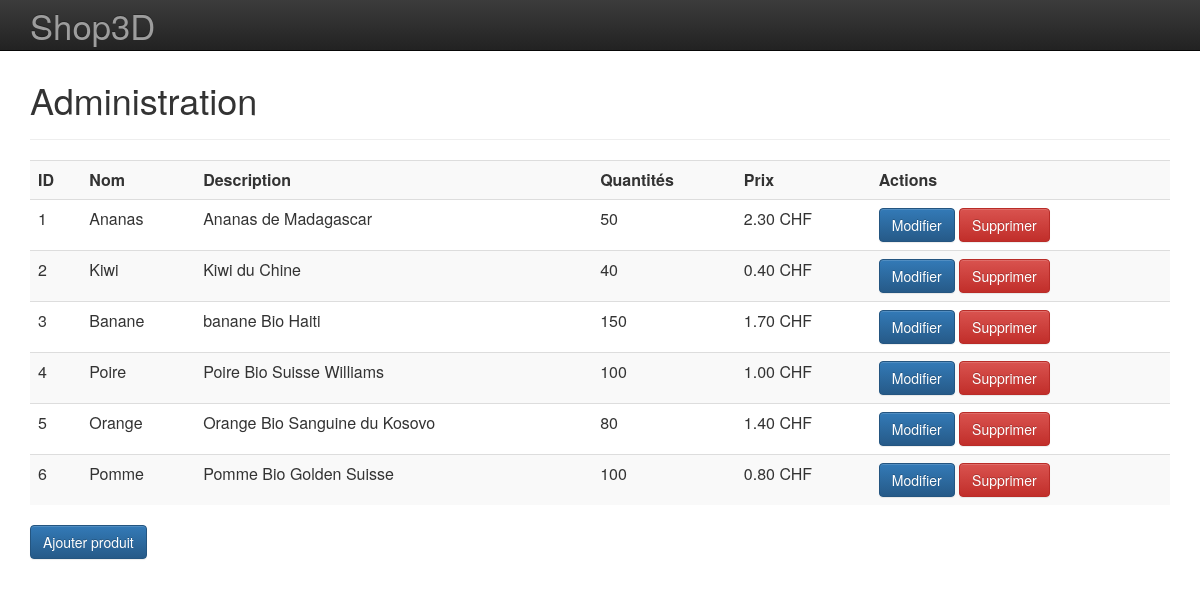
The app's page /admin.php with its own data.
### tables this page shows
CREATE TABLE `produit` (
  `produitId` int(11) NOT NULL,
  `nom` varchar(45) NOT NULL,
  `description` text NOT NULL,
  `quantite` int(11) NOT NULL,
  `prix` float(10,2) NOT NULL,
  `posX` int(11) NOT NULL,
  `posY` int(11) NOT NULL
);

### admin.php (the view, shortened to what this page needs)
<?php
	function GetProduitsAdmin() {
		$baddress  = 'localhost';
		$buser     = 'root';
		$bpassword = '';
		$bname     = 'shop3d';
		$db = new PDO("mysql:host=$baddress;dbname=$bname", $buser, $bpassword );
		echo '<table class="table table-striped">';
		echo '<tr><th>ID</th><th>Nom</th><th>Description</th><th>Quantités</th><th>Prix</th><th>Actions</th></tr>';
		foreach($db->query("SELECT * FROM produit") as $row) {
			echo '<tr>';
			echo '<td>'.$row['produitId'].'</td>';
    			echo '<td>'.$row['nom'].'</td>';
			echo '<td>'.$row['description'].'</td>';
			echo '<td>'.$row['quantite'].'</td>';
			echo '<td>'.$row['prix'].' CHF</td>';
			echo '<td><a href="update_produit.php?id='.$row['produitId'].'" ><button type="button" class="btn btn-primary">Modifier</button> </a><a href="delete_produit.php?id='.$row['produitId'].'" ><button type="button" class="btn btn-danger">Supprimer</button></a></td>';
			echo '</tr>';
		}
		echo '</table>';
	}
?>
<html>
	<head>
		<link rel="stylesheet" href="./style.css"/>
		<link rel="stylesheet" href="//maxcdn.bootstrapcdn.com/bootstrap/3.2.0/css/bootstrap.min.css">
    <link rel="stylesheet" href="//maxcdn.bootstrapcdn.com/bootstrap/3.2.0/css/bootstrap-theme.min.css">
	</head>
	<body>
		<nav class="navbar navbar-inverse navbar-fixed-top">
      <div class="container">
        <div class="navbar-header">
          <a class="navbar-brand" href="index.php" style="font-size:26pt;font-color:White">Shop3D</a>
        </div>
        <div id="navbar" class="navbar-collapse collapse">
        </div>
      </div>
    </nav>
		<br>
		<br>
		<div class="container">
			<div class="page-header">
	        <h1>Administration</h1>
	      </div>
			<?php
				GetProduitsAdmin();
			?>
			<p>
				<a href="add_produit.php"><button type="button" class="btn btn-primary">Ajouter produit</button></a>
			</p>
		</div>
	</body>
</html>

### style.css (style rules this page uses)
body { font-family: verdana; }

### records on screen
produit: produitId "1", nom "Ananas", description "Ananas de Madagascar", quantite "50", prix "2.30"
produit: produitId "2", nom "Kiwi", description "Kiwi du Chine", quantite "40", prix "0.40"
produit: produitId "3", nom "Banane", description "banane Bio Haiti", quantite "150", prix "1.70"
produit: produitId "4", nom "Poire", description "Poire Bio Suisse Williams", quantite "100", prix "1.00"
produit: produitId "5", nom "Orange", description "Orange Bio Sanguine du Kosovo", quantite "80", prix "1.40"
produit: produitId "6", nom "Pomme", description "Pomme Bio Golden Suisse", quantite "100", prix "0.80"
